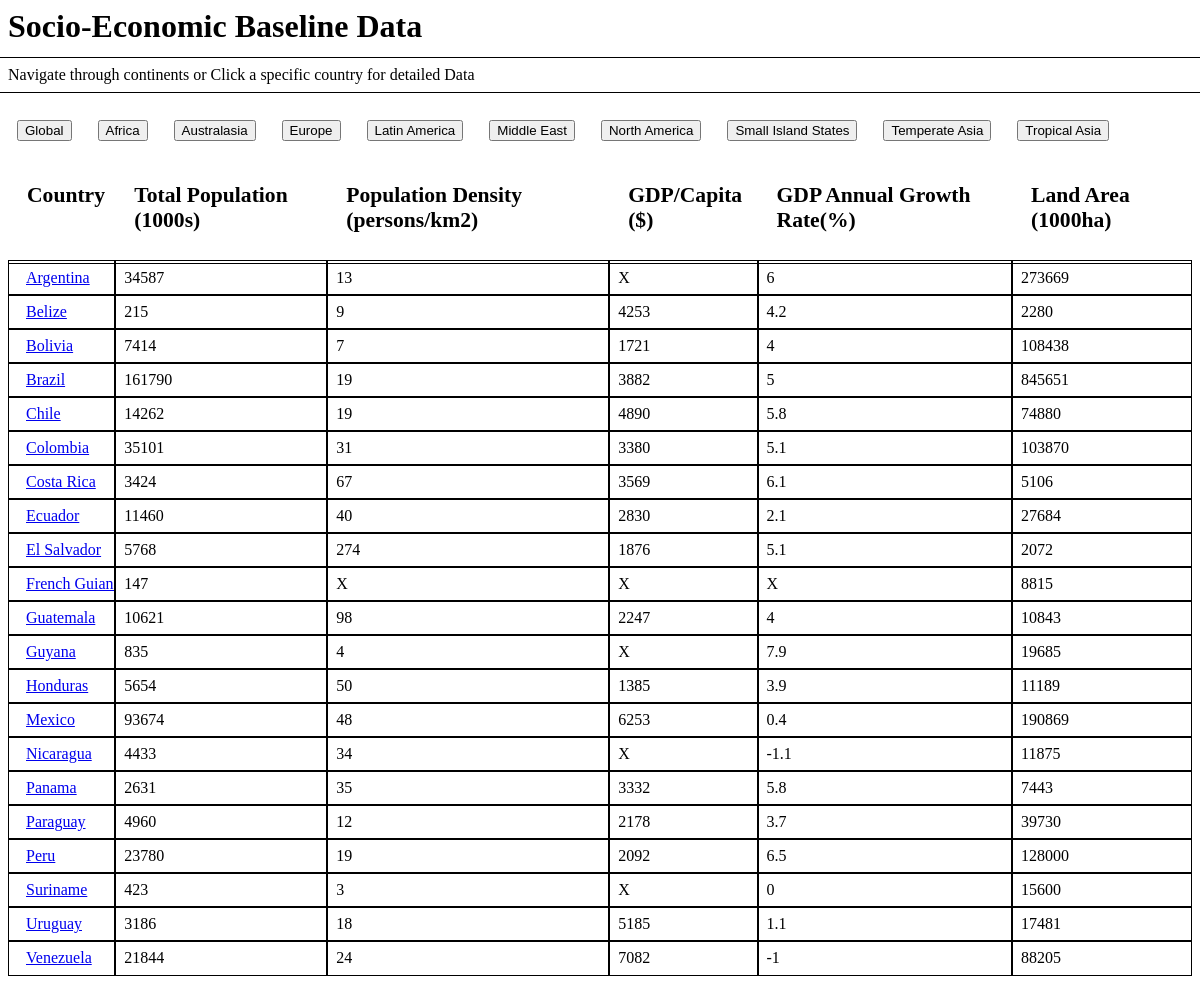
The page /LatinAmerica on the database its author committed.
### tables this page shows
CREATE TABLE LatinAmerica (Country TEXT, TotalPop TEXT, PopDens TEXT, GDP_Cap TEXT, GDP_Growth TEXT, LAND TEXT);

### socio_economic.py (the view)
@app.route('/LatinAmerica')
def latinamerica():
  conn = sqlite3.connect('socio_economic_data.db')
  conn.row_factory = sqlite3.Row
  cur = conn.cursor()
  cur.execute("select * from LatinAmerica")
  rows = cur.fetchall()
  conn.close()
  return render_template('index.html', rows=rows)

### templates/index.html (shortened to what this page needs)
<html>
    <head>
    </head>
    <h1>Socio-Economic Baseline Data</h1>
    <p>Navigate through continents or Click a specific country for detailed Data</p>
    <h1>
    <a href="/" ><button>Global</button></a>
    <a href="/Africa" ><button>Africa</button></a>
    <a href="/Australasia" ><button>Australasia</button></a>
    <a href="/Europe" ><button>Europe</button></a>
    <a href="/LatinAmerica" ><button>Latin America</button></a>
    <a href="/MiddleEast" ><button>Middle East</button></a>
    <a href="/NorthAmerica" ><button>North America</button></a>
    <a href="/SmallIslandStates" ><button>Small Island States</button></a>
    <a href="/TemperateAsia" ><button>Temperate Asia</button></a>
    <a href="/TropicalAsia" ><button>Tropical Asia</button></a>
    </h1>
    <body>
        <div class="row">
            <div class="column">
                <h2>Country</h2>
                {% for row in rows %}
                <p><a href={{ url_for('show', Country= row['Country']) }}>{{row["Country"]}}</a></p>
                {% endfor %}
            </div>
            <div class="column">
                <h2>Total Population (1000s)</h2>
                {% for row in rows %}
                <p>{{ row["TotalPop"]}}</p>
                {% endfor %}
            </div>
            <div class="column">
                <h2>Population Density (persons/km2)</h2>
                {% for row in rows %}
                <p>{{ row["PopDens"]}}</p>
                {% endfor %}
            </div>
            <div class="column">
                <h2>GDP/Capita ($)</h2>
                {% for row in rows %}
                <p>{{ row["GDP_Cap"]}}</p>
                {% endfor %}
            </div>
            <div class="column">
                <h2>GDP Annual Growth Rate(%)</h2>
                {% for row in rows %}
                <p>{{ row["GDP_Growth"]}}</p>
                {% endfor %}
            </div>
            <div class="column">
                <h2>Land Area (1000ha)</h2>
                {% for row in rows %}
                <p>{{ row["LAND"]}}</p>
                {% endfor %}
            </div>
        </div>
    </body>
</html>

### templates/index.html (style rules this page uses)
.column { white-space : nowrap; overflow-x : hidden; vertical-align : top; border-radius : 0px; display : inline-block; padding: 9px; }
h2 { outline-color: black; outline-style: solid; outline-width: 0.1px; outline-offset: 10px; width: 100%; height: 5vw; text-wrap: wrap; padding: 10px; font-size: 1.8vw; margin: auto; }
p { outline-color: black; outline-style: solid; outline-width: 0.1px; outline-offset: 8px; }
.row { display: flex; }
a { white-space : nowrap; overflow-x : hidden; border-radius : 0px; display : left; padding: 9px; }

### rows shown on the page
LatinAmerica: Country "Argentina", TotalPop "34587", PopDens "13", GDP_Cap "X", GDP_Growth "6", LAND "273669"
LatinAmerica: Country "Belize", TotalPop "215", PopDens "9", GDP_Cap "4253", GDP_Growth "4.2", LAND "2280"
LatinAmerica: Country "Bolivia", TotalPop "7414", PopDens "7", GDP_Cap "1721", GDP_Growth "4", LAND "108438"
LatinAmerica: Country "Brazil", TotalPop "161790", PopDens "19", GDP_Cap "3882", GDP_Growth "5", LAND "845651"
LatinAmerica: Country "Chile", TotalPop "14262", PopDens "19", GDP_Cap "4890", GDP_Growth "5.8", LAND "74880"
LatinAmerica: Country "Colombia", TotalPop "35101", PopDens "31", GDP_Cap "3380", GDP_Growth "5.1", LAND "103870"
LatinAmerica: Country "Costa Rica", TotalPop "3424", PopDens "67", GDP_Cap "3569", GDP_Growth "6.1", LAND "5106"
LatinAmerica: Country "Ecuador", TotalPop "11460", PopDens "40", GDP_Cap "2830", GDP_Growth "2.1", LAND "27684"
LatinAmerica: Country "El Salvador", TotalPop "5768", PopDens "274", GDP_Cap "1876", GDP_Growth "5.1", LAND "2072"
LatinAmerica: Country "French…", TotalPop "147", PopDens "X", GDP_Cap "X", GDP_Growth "X", LAND "8815"
LatinAmerica: Country "Guatemala", TotalPop "10621", PopDens "98", GDP_Cap "2247", GDP_Growth "4", LAND "10843"
LatinAmerica: Country "Guyana", TotalPop "835", PopDens "4", GDP_Cap "X", GDP_Growth "7.9", LAND "19685"
LatinAmerica: Country "Honduras", TotalPop "5654", PopDens "50", GDP_Cap "1385", GDP_Growth "3.9", LAND "11189"
LatinAmerica: Country "Mexico", TotalPop "93674", PopDens "48", GDP_Cap "6253", GDP_Growth "0.4", LAND "190869"
LatinAmerica: Country "Nicaragua", TotalPop "4433", PopDens "34", GDP_Cap "X", GDP_Growth "-1.1", LAND "11875"
LatinAmerica: Country "Panama", TotalPop "2631", PopDens "35", GDP_Cap "3332", GDP_Growth "5.8", LAND "7443"
LatinAmerica: Country "Paraguay", TotalPop "4960", PopDens "12", GDP_Cap "2178", GDP_Growth "3.7", LAND "39730"
LatinAmerica: Country "Peru", TotalPop "23780", PopDens "19", GDP_Cap "2092", GDP_Growth "6.5", LAND "128000"
LatinAmerica: Country "Suriname", TotalPop "423", PopDens "3", GDP_Cap "X", GDP_Growth "0", LAND "15600"
LatinAmerica: Country "Uruguay", TotalPop "3186", PopDens "18", GDP_Cap "5185", GDP_Growth "1.1", LAND "17481"
LatinAmerica: Country "Venezuela", TotalPop "21844", PopDens "24", GDP_Cap "7082", GDP_Growth "-1", LAND "88205"
